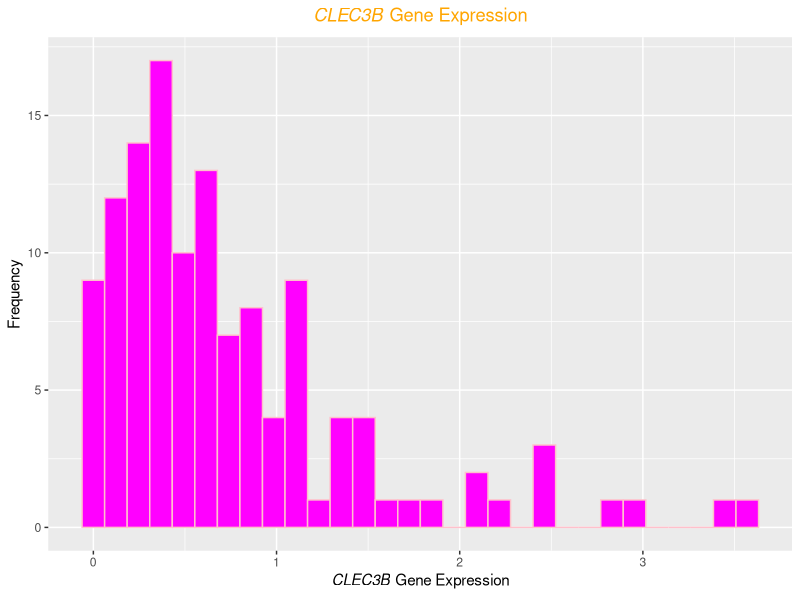
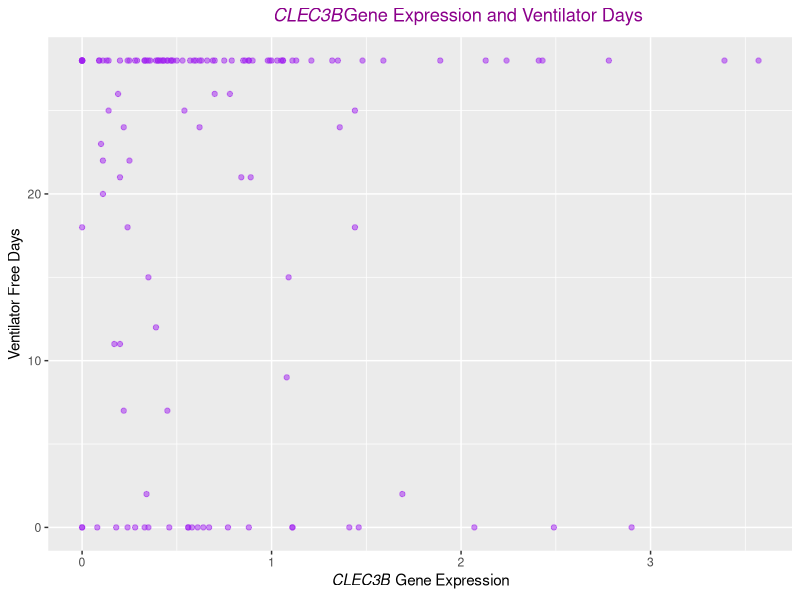
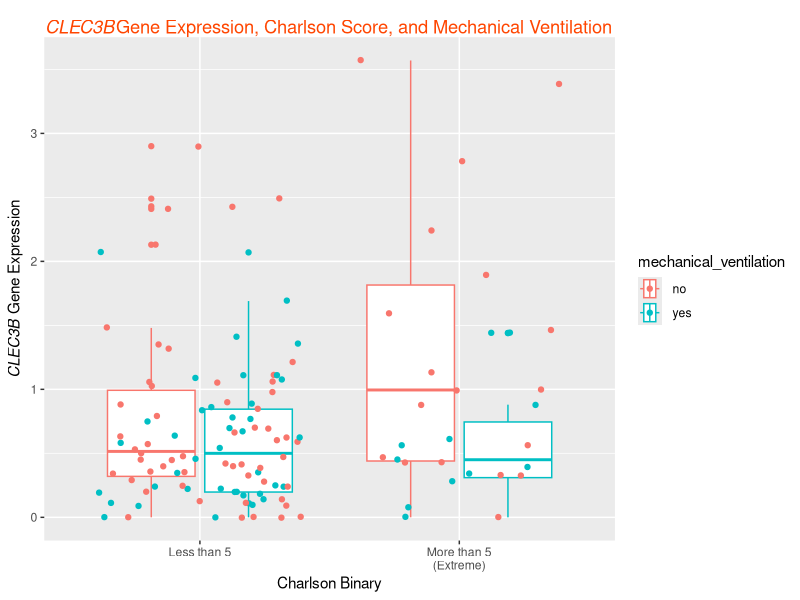
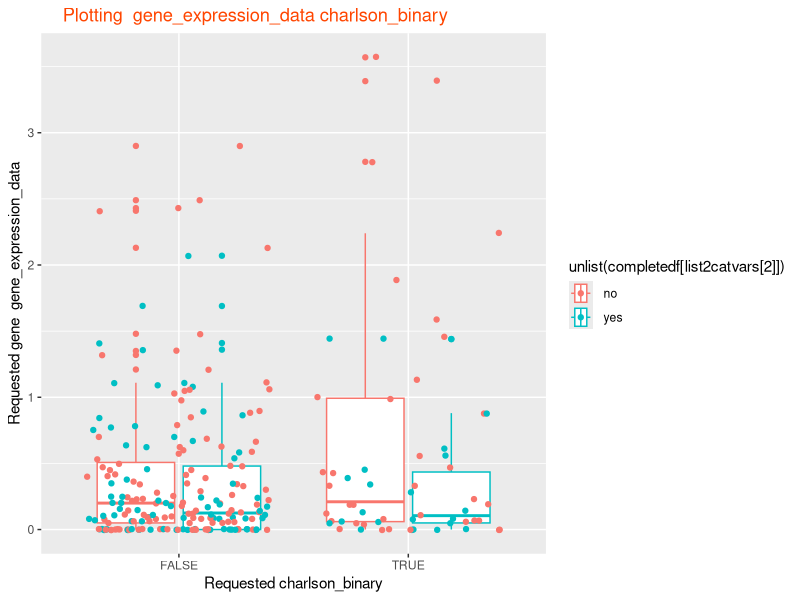
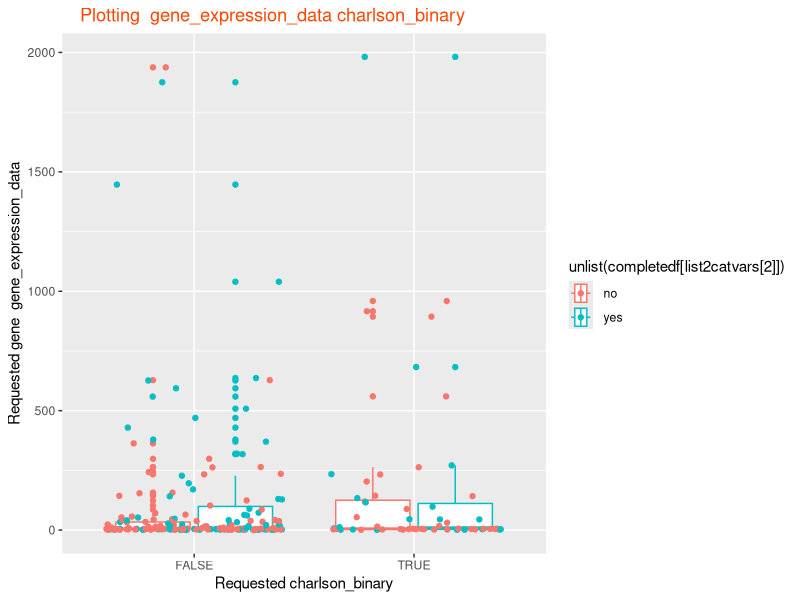

Recreate these plots in R, in order.
## ---- chunk 1
setwd("../103RFinalProject") # set working directory
expressiondf <- read.csv(file = "QBS103_finalProject_geneExpression.csv", header = TRUE) # read data from csv file to make df
metadf <- read.csv(file = "QBS103_finalProject_metadata.csv", header = TRUE) # read data from csv file to make another df
## ---- chunk 2
library(tidyverse) # I am using Tidyverse in this project

longexpressiondf <- expressiondf %>% # create a new df that is the long version of our original dataset
  pivot_longer(cols = starts_with(c("COVID", "NONCOVID")),
               names_to = "participant_id",
               values_to = "gene_expression_data")
## ---- chunk 3
list_df = list(longexpressiondf, metadf) # link the two dfs together by using list() then reduce()
df <- list_df %>% reduce(inner_join, by='participant_id')
## ---- chunk 4
library(ggplot2) # we are using ggplot2 in this project

subset <- subset(df, X == 'CLEC3B') # create a subset of the df that includes only the gene of interest
subset

histogramplot <- ggplot(subset, aes(x = gene_expression_data)) + # build a histogram plot of gene expression and frequency
  geom_histogram(color = "pink", fill = "magenta") +
  labs(title = expression(paste(italic("CLEC3B"), " Gene Expression")), y = "Frequency", x = expression(paste(italic("CLEC3B"), " Gene Expression"))) +
    theme(plot.title = element_text(colour = "orange1", face = "bold", hjust = 0.5)) # for the plot title

histogramplot
## ---- chunk 5
scatterplot <- ggplot(subset, aes(x = gene_expression_data, y = ventilator.free_days)) +  # build a scatter plot of gene expression and ventilator days
  labs(title = expression(paste(italic("CLEC3B"), "Gene Expression and Ventilator Days")), x = expression(paste(italic("CLEC3B"), " Gene Expression"), y = "Frequency"), y = "Ventilator Free Days") +
  geom_point(color = "purple", alpha = 0.5) +
  theme(plot.title = element_text(colour = "darkmagenta", face = "bold", hjust = 0.6)) # for the plot title
scatterplot
## ---- chunk 6
co <- c("mistyrose2", "lavender") # make my own color palette

subset$charlson_binary <- subset$charlson_score > 5 # make a new column that has T if the Charlson Score is extreme (more than 5) else it is F

boxplot <- ggplot(subset, aes(x = gene_expression_data, y = charlson_binary, color = mechanical_ventilation)) + #create a boxplot of gene expression, charlson score, and mechanical ventilation
  geom_boxplot() +
  geom_jitter() +
  labs(title = expression(paste(italic("CLEC3B"), "Gene Expression, Charlson Score, and Mechanical Ventilation")), x = expression(paste(italic("CLEC3B"), " Gene Expression"), y = "Frequency"), y = "Charlson Binary") + 
  theme(plot.title = element_text(colour = "orangered", face = "bold", hjust = 0.18, vjust = -2)) + # for the plot title
  scale_fill_manual(labels=c("<5", ">5")) +
  coord_flip() + # gene expression should actually be on the y axis
  scale_y_discrete(labels=c("FALSE" = "Less than 5", "TRUE" = "More than 5\n(Extreme)")) # name the x axis by ><5
boxplot
## ---- chunk 7
make_plot_function <- function(df, genes, contvar, list2catvars){
  # only select data for relevant genes
  for (gene in range(1:length(genes))){ # for each gene, make a df. then add the df to the list
    if (gene == 1){
      initialsubsetdf = subset(df, X == genes[gene])
      completedf = initialsubsetdf
      } else {
        newsubsetdf = subset(df, X == genes[gene])
        completedf =  merge(completedf, newsubsetdf, all=T)
      }
  }
  
  # get charlson binary since it could be a cat var (ie I did that so I want to add it to my function). It could be simpler of course with the premade cat var
  completedf$charlson_binary <- completedf$charlson_score > 5
  
  # make the 3 plots
  # histogram
  
  testhist <- ggplot(completedf, aes(x = unlist(completedf[contvar]))) + # build a histogram plot of gene expression and frequency
    geom_histogram(color = "pink", fill = "magenta") +
    labs(title = paste("Requested ", contvar, " Frequency"), y = "Frequency", x = paste("Requested ", contvar)) +
    theme(plot.title = element_text(colour = "orange1", face = "bold", hjust = 0.5)) # for the plot title
  
  testhist
  
  # scatter plot
  
  scatterplot <- ggplot(completedf, aes(x = unlist(completedf[contvar]), y = unlist(completedf[list2catvars[2]]))) +  # build a scatter plot of contvar and second catvar
    labs(title = paste("Requested ", contvar, " and ", list2catvars[2]), x = contvar, y = list2catvars[2]) +
    geom_point(color = "purple", alpha = 0.5) +
    theme(plot.title = element_text(colour = "darkmagenta", face = "bold", hjust = 0.6)) # for the plot title
  
  scatterplot
  
  # box plot
  
  boxplot <- ggplot(completedf, aes(x = unlist(completedf[contvar]), y = unlist(completedf[list2catvars[1]]), color = unlist(completedf[list2catvars[2]]))) + #create a boxplot of all 3 vars
    geom_boxplot() +
    geom_jitter() +
    labs(title = paste("Plotting ", contvar, list2catvars), x = paste("Requested gene ", contvar), y = paste("Requested", list2catvars[1])) + 
    theme(plot.title = element_text(colour = "orangered", hjust = 0.18)) + # for the plot title
    scale_fill_manual(labels=c("<5", ">5")) +
    coord_flip() # name the x axis by ><5
  
  boxplot
}

## ---- chunk 8
make_plot_function(df, c('CLEC3B', 'APOA1'), "gene_expression_data", c("charlson_binary", "mechanical_ventilation"))
## ---- chunk 9
make_plot_function(df, c("APOM", "CTSG", "DEFA4"), "gene_expression_data", c("charlson_binary", "mechanical_ventilation"))
